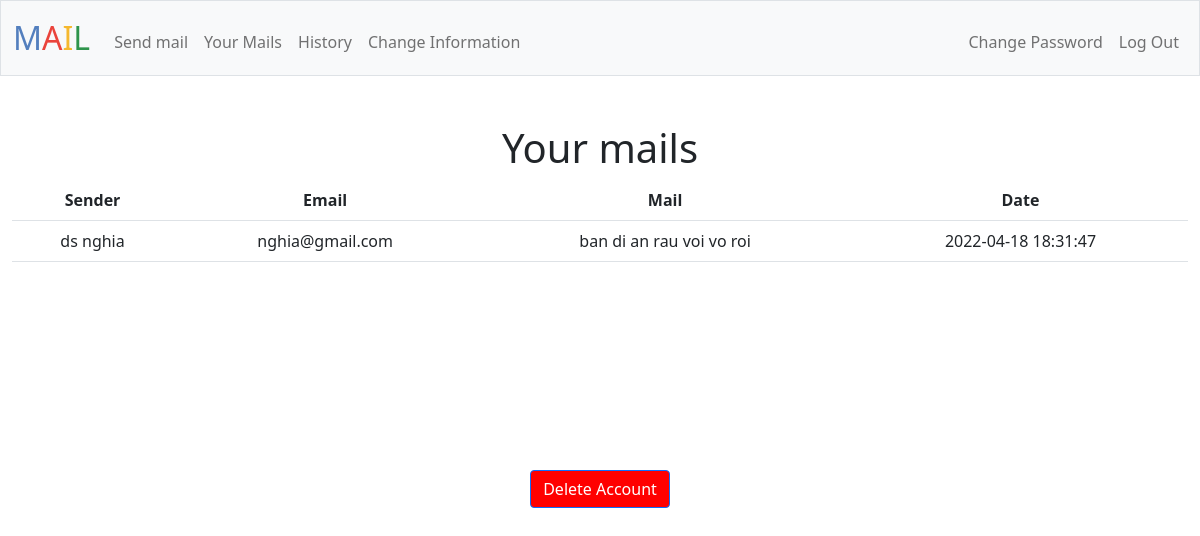
Before: /mail (signed in) with the older database file.
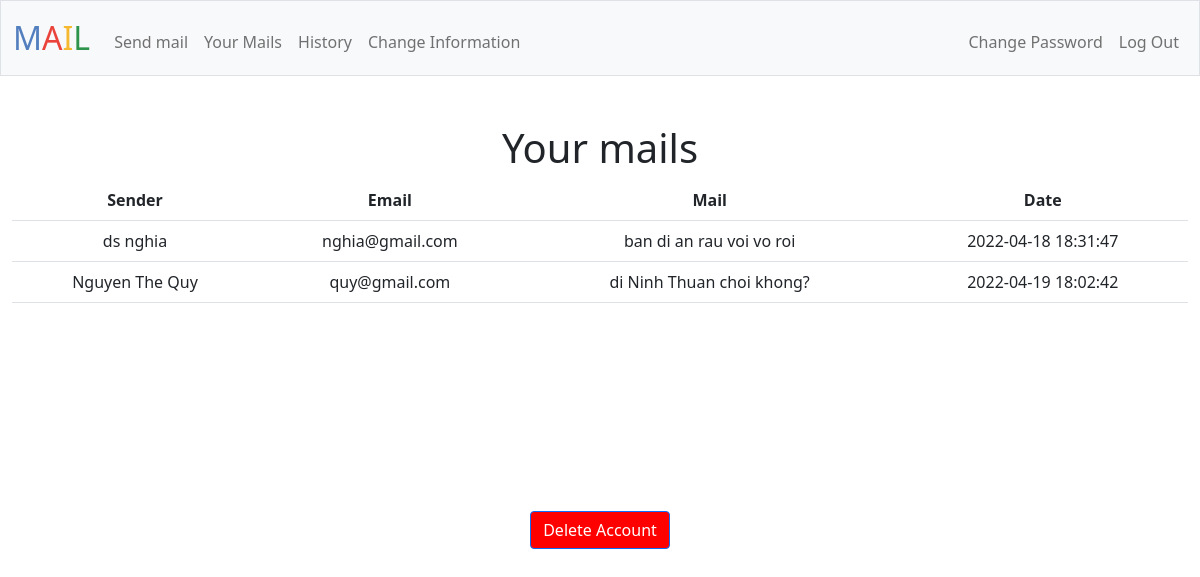
After: the same page with the newer database file.
### tables this page shows
CREATE TABLE mail_box (id INTEGER PRIMARY KEY AUTOINCREMENT NOT NULL, 
sender_id INTEGER NOT NULL, receiver_id INTEGER NOT NULL, 
sender TEXT NOT NULL, receiver TEXT NOT NULL, 
date TIMESTAMP NOT NULL, mail TEXT NOT NULL);

CREATE TABLE informations (user_id INTEGER NOT NULL, name TEXT NOT NULL, birth TEXT, place TEXT, number TEXT, email TEXT NOT NULL UNIQUE);

### app.py (the view)
@app.route("/mail")
@login_required
def mail():
    user_id = session['user_id']
    mails_received = db.execute("SELECT * FROM mail_box WHERE receiver_id = ?", user_id)
    mails = []
    for row in mails_received:
        value = {}
        value['sender'] = row['sender']
        value['email'] = db.execute("SELECT email FROM informations WHERE user_id = ?", row['sender_id'])[0]['email']
        value['mail'] = row['mail']
        value['date'] = row['date']
        mails.append(value)
    return render_template("mail.html", mails=mails)

### app.py (called while the page is built)
@app.after_request
def after_request(response):
    response.headers["Cache-Control"] = "no-cache, no-store, must-revalidate"
    response.headers["Expires"] = 0
    response.headers["Pragma"] = "no-cache"
    return response

### helpers.py (called while the page is built)
def login_required(f):
    @wraps(f)
    def decorated_function(*args, **kwargs):
        if session.get("user_id") is None:
            return redirect("/login")
        return f(*args, **kwargs)
    return decorated_function

### templates/mail.html (shortened to what this page needs)
{% extends "layout.html" %}
{% block main %}
    <h1>Your mails</h1>
    <table class="table">
        <tr>
            <th scope="col">Sender</th>
            <th scope="col">Email</th>
            <th scope="col">Mail</th>
            <th scope="col">Date</th>
        </tr>
        {% for value in mails %}
        <tr>
            <td>{{ value['sender'] }}</td>
            <td>{{ value['email'] }}</td>
            <td>{{ value['mail'] }}</td>
            <td>{{ value['date'] }}</td>
        </tr>
        {% endfor %}
    </table>
{% endblock %}

Changed rows visible on the page:
added mail_box: sender "Nguyen The Quy", mail "di Ninh Thuan choi khong?", date "2022-04-19 18:02:42"
added informations: email "quy@gmail.com"
